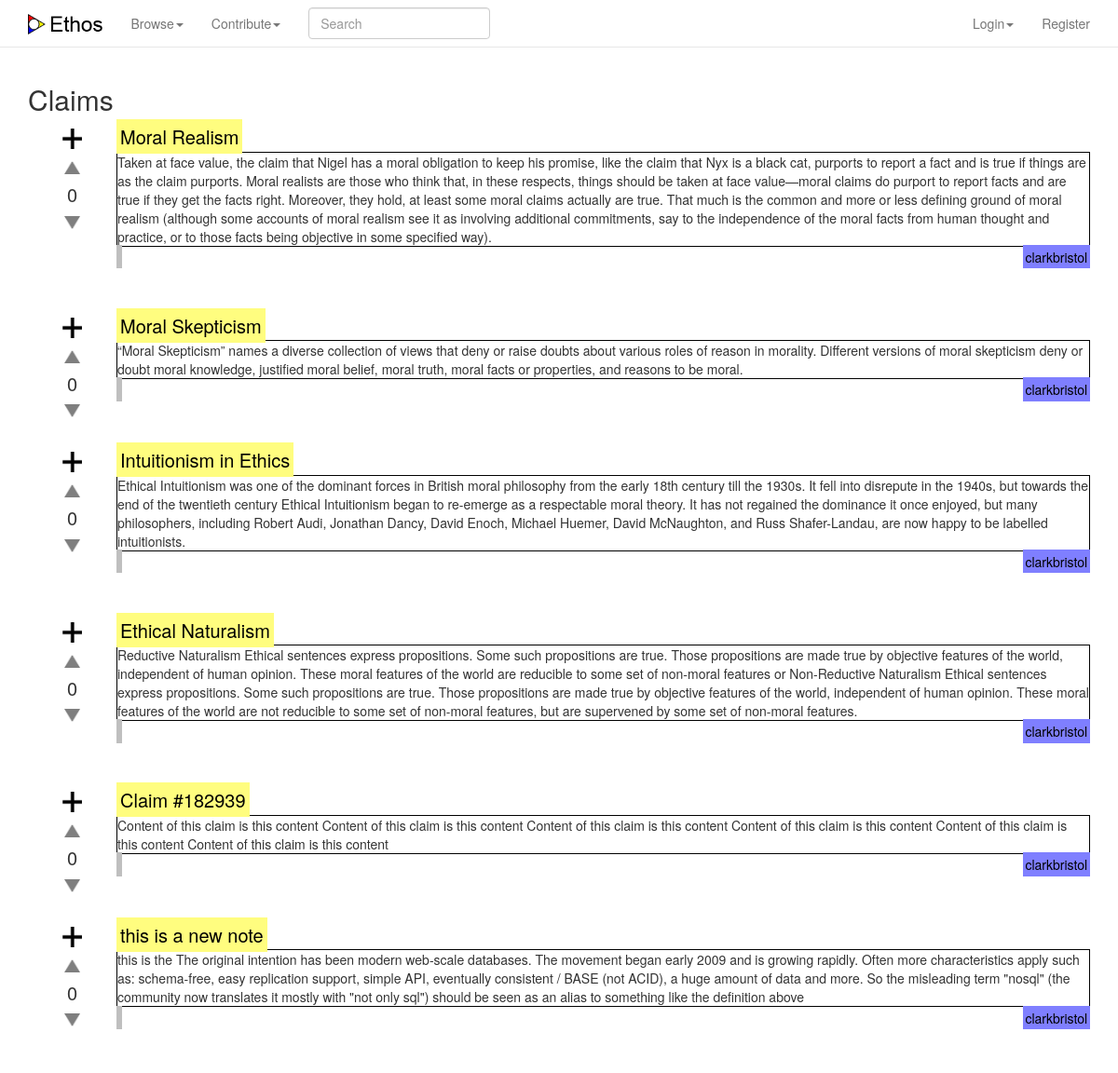
Page /browseClaims/ on the earlier database version.
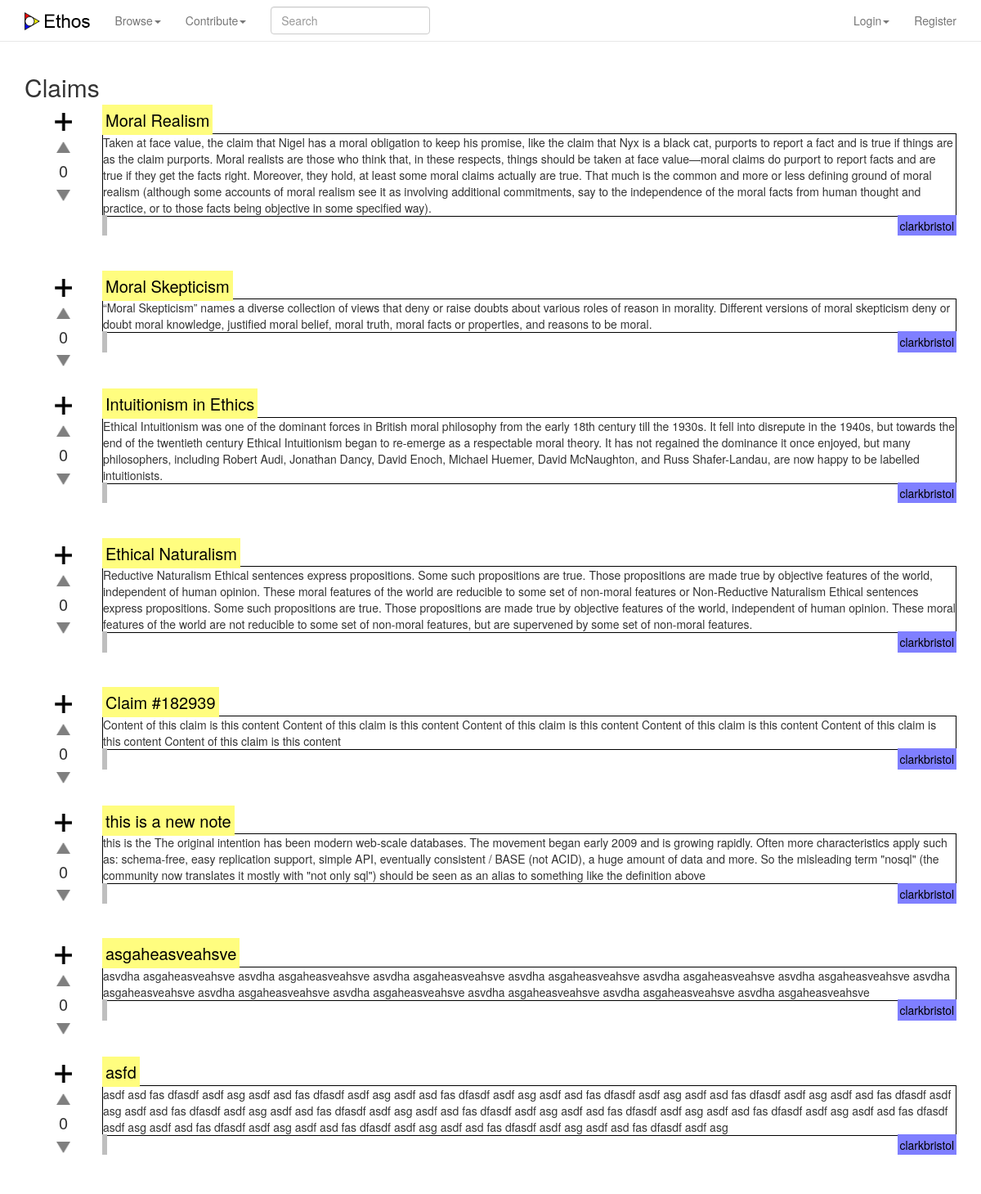
Same page on the later database version.
### claims/models.py (models this page shows)
class Claim(models.Model):
	title = models.CharField(max_length=120, blank=False, null=True)
	claimcontent = models.CharField(max_length=1000, blank=False, null=True)
	source = models.CharField(max_length=120, blank=False, null=True)
	timestamp = models.DateTimeField(auto_now_add=True,auto_now=False)
	updated = models.DateTimeField(auto_now_add=False,auto_now=True)
	user_id = models.IntegerField(blank=False)
	user = models.CharField(max_length=120, blank=False, null=True)
	votes = models.IntegerField(blank=False, default=0)
	tags = TaggableManager() #http://django-taggit.readthedocs.org/en/latest/getting_started.html

### claims/views.py (the view)
# urls.py: url(r'^browseClaims/$', ClaimListView.as_view(), name='browseClaims'),
class ClaimListView(ListView):
    model = Claim

### templates/claims/claim_list.html (shortened to what this page needs)
{% extends "base.html" %}
{% load crispy_forms_tags %}
{% load staticfiles %}
{% block content %}
    <h2>Claims</h2>
    {% for claim in object_list %}
    	<div class="row" style="margin:0px 0px 20px">
	    	<div class="col-12" style="clear:left;">
	    		<div class="col-md-1" style="float:left">
					<div style="width:100% ; float:left ; clear:right ; text-align: center">
						<a style="display: inline-block" onClick="{% url 'home' %}">
							<img src="{% static 'img/+.png' %}" class="float-center" style="height:32px; padding:5px;"/>
						</a>
					</div>
					<div style="width:100% ; float:left ; clear:right ; text-align: center">
						<a style="display: inline-block" href="{% url 'home' %}">
							<img src="{% static 'img/upvote.png' %}"  style="height:30px; padding:8px;"/>
						</a>
					</div>
					<div style="width:100% ; float:left ; clear:right">
						<p style="font-size:20px ; text-align: center ; margin:0">{{ claim.votes }}
						</p>
					</div>
					<div style="width:100% ; float:left ; clear:right ; text-align: center">
						<a style="display: inline-block" href="{% url 'home' %}">
							<img src="{% static 'img/downvote.png' %}" style="float: left; clear: left; height:30px; padding:8px"/>
						</a>
					</div>
	    		</div>
		    	<div class="col-md-11" style="float:left; padding:0; margin:0px 0px 30px">
					<a href="{% url 'home' %}"><p style="padding:0 ; margin:0px 0px 1px; font-size:20px"><mark class="bkdcolor-lt-yel">{{ claim.title }}</mark></p></a>
					<div class="claim-box"> {{ claim.claimcontent }} </div>
					<a href="{% url 'home' %}"><p style="float:left; padding:0; margin:1px 0px 0px"><mark class="bkdcolor-lt-gra">{{ claim.tags.slugs }}</mark></p></a>
					<a href="{% url 'home' %}"><p style="float:right; padding:0; margin:1px 0px 0px"><mark class="bkdcolor-lt-blu">{{ claim.user }}</mark></p></a>
				</div>
			</div>
		</div>
	{% endfor %}
 {% endblock %}

### templates/base.html (shortened to what this page needs)
{% load staticfiles %}
<!DOCTYPE html>
<html lang="en">
  <head>
    {% include 'head_css.html' %}
  </head>
  <body>
    {% include 'navbar.html' %}
    <div class="container">
      {% block content %}
      {% endblock %}
    </div>
  </body>
</html>

### templates/head_css.html
{% load staticfiles %}
    <link rel="stylesheet" href="https://maxcdn.bootstrapcdn.com/font-awesome/4.5.0/css/font-awesome.min.css">
    <link href="{% static 'css/bootstrap.min.css' %}" rel="stylesheet">
    <link href="{% static 'css/navbar-static-top.css' %}" rel="stylesheet">
    <link href="{% static 'css/custom.css' %}" rel="stylesheet">
    <link href="{% static 'css/normalize.css' %}" rel="stylesheet">

### templates/navbar.html (shortened to what this page needs)
{% load staticfiles %}
<nav class="navbar navbar-default navbar-static-top" style="background-color:white">
  <div class="container">
    <div class="navbar-header">
      <a class="navbar-brand" href="{% url 'home' %}"><img src="{% static 'img/logo text.png' %}" style="height:22px"/></a>
    </div>
    <div id="navbar" class="navbar-collapse collapse">
      <ul class="nav navbar-nav">
        <li class="dropdown">
          <a href="#" class="dropdown-toggle" data-toggle="dropdown" role="button" aria-haspopup="true" aria-expanded="false">Browse<span class="caret"></span></a>
        </li>
        <li class="dropdown">
          <a href="#" class="dropdown-toggle" data-toggle="dropdown" role="button" aria-haspopup="true" aria-expanded="false">Contribute<span class="caret"></span></a>
        </li>
        <li>
          <form class="navbar-form navbar-left" role="search">
              <div class="form-group">
                  <input type="text" class="form-control" placeholder="Search">
              </div>
          </form>
        </li>
      </ul>
      <ul class="nav navbar-nav navbar-right">
        {% if request.user.is_authenticated %}
          <li class="dropdown">
            <a href="#" class="dropdown-toggle" data-toggle="dropdown" role="button" aria-haspopup="true" aria-expanded="false">{{ request.user }} (+{{request.user.standarduser.authority}}) <span class="caret"></span></a>
            <ul class="dropdown-menu">
              <li><a href="#">Profile</a></li>
              <li><a href="#">Positions</a></li>
              <li><a href="#">Contributions</a></li>
              <li role="separator" class="divider"></li>
              <li class="dropdown-header">Visualizations</li>
              <li><a href="#">My Viewcloud</a></li>
              <li><a href="#">Community Viewcloud</a></li>
            </ul>
          </li>
          <li><a href="{% url 'auth_logout' %}">Logout</a></li>
        {% elif not "/accounts/login" in request.get_full_path %}
          <li class="dropdown">
            <a class="dropdown-toggle" href="#" data-toggle="dropdown">Login<strong class="caret"></strong></a>
          </li>
          <li><a href="{% url 'registration_register' %}">Register</a></li>
        {% endif %}
      </ul>
    </div>
  </div>
</nav>

### templates/head_js.html (shortened to what this page needs)
{% load staticfiles %}

### static_in_pro/our_static/css/navbar-static-top.css (style rules this page uses)
body { min-height: 1000px; }
.navbar-static-top { margin-bottom: 19px; }

### static_in_pro/our_static/css/custom.css (style rules this page uses)
.bkdcolor-lt-yel { background-color:#fffd7f; }
.bkdcolor-lt-blu { background-color:#7f7fff; }
.bkdcolor-lt-gra { background-color:#bfbfbf; }
.claim-box { border: 1px solid black ; }

Differences in the rows shown:
added Claim: votes "0", title "asgaheasveahsve", claimcontent "asvdha asgaheasveahsve asvdha asgaheasveahsve asvdha asgaheasveahsve asvdha asgaheasveahsve asvdha asgaheasveahsve asvdha asgaheasveahsve asvdha asgaheasveahsve asvdha asgaheasveahsve asvdha asgaheasveahsve asvdha asgaheasveahsve asvdha asgaheasveahsve asvdha asgaheasveahsve", user "clarkbristol"
added Claim: votes "0", title "asfd", claimcontent "asdf asd fas dfasdf asdf asg asdf asd fas dfasdf asdf asg asdf asd fas dfasdf asdf asg asdf asd fas dfasdf asdf asg asdf asd fas dfasdf asdf asg asdf asd fas dfasdf asdf asg asdf asd fas dfasdf asdf asg asdf asd fas dfasdf asdf asg asdf asd fas dfasdf asdf asg asdf asd fas dfasdf asdf asg asdf asd fas dfasdf asdf asg asdf asd fas dfasdf asdf asg asdf asd fas dfasdf asdf asg asdf asd fas dfasdf asdf asg asdf asd fas dfasdf asdf asg asdf asd fas dfasdf asdf asg", user "clarkbristol"
